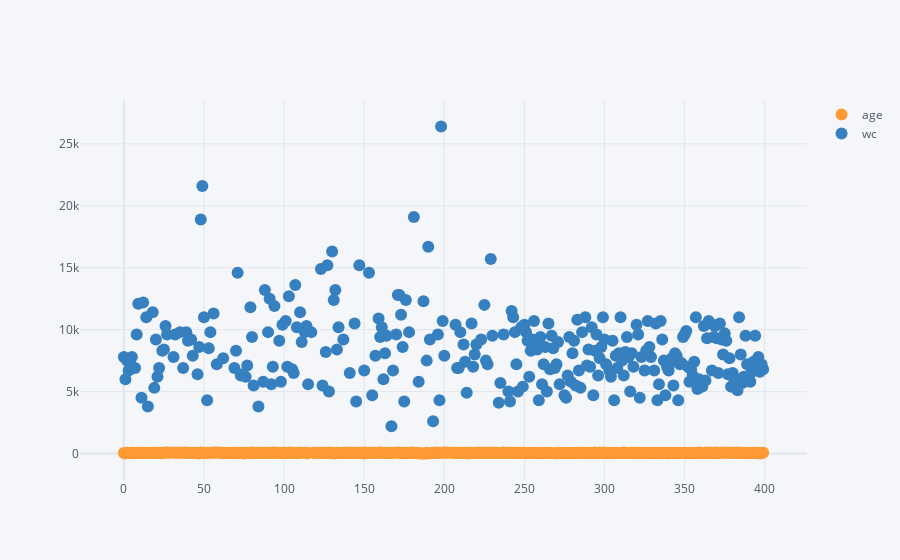

This figure's notebook cell:
### Code cell
data1[['age','wc']].iplot(kind='scatter',mode='markers')

### Figure 1 — Plotly figure (JSON) as saved in the notebook; plotly's stock layout.template omitted (floating-point values rounded to 4 significant figures; data arrays with more than 128 entries replaced by an {"elided": "..."} marker saying what was removed)
{"data": [{"name": "age", "text": "", "y": {"elided": "400 mixed values"}, "mode": "markers", "marker": {"symbol": "circle", "size": 12}, "x": {"elided": "400 int values"}, "line": {"color": "rgba(255, 153, 51, 1.0)", "dash": "solid", "shape": "linear", "width": 1.3}, "type": "scatter"}, {"name": "wc", "text": "", "y": {"elided": "400 str values"}, "mode": "markers", "marker": {"symbol": "circle", "size": 12}, "x": {"elided": "400 int values"}, "line": {"color": "rgba(55, 128, 191, 1.0)", "dash": "solid", "shape": "linear", "width": 1.3}, "type": "scatter"}], "layout": {"title": {"font": {"color": "#4D5663"}}, "paper_bgcolor": "#F5F6F9", "plot_bgcolor": "#F5F6F9", "yaxis": {"tickfont": {"color": "#4D5663"}, "zerolinecolor": "#E1E5ED", "title": {"text": "", "font": {"color": "#4D5663"}}, "gridcolor": "#E1E5ED", "showgrid": true}, "xaxis": {"tickfont": {"color": "#4D5663"}, "zerolinecolor": "#E1E5ED", "title": {"text": "", "font": {"color": "#4D5663"}}, "gridcolor": "#E1E5ED", "showgrid": true}, "legend": {"bgcolor": "#F5F6F9", "font": {"color": "#4D5663"}}}}
